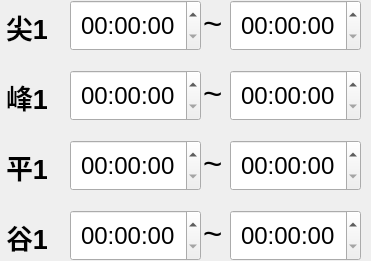
   <widget class="QFrame" name="frame">
    <property name="geometry">
     <rect>
      <x>30</x>
      <y>120</y>
      <width>371</width>
      <height>261</height>
     </rect>
    </property>
    <property name="styleSheet">
     <string notr="true">background-image: url(:/background/qrc/background/frame_white.png);</string>
    </property>
    <property name="frameShape">
     <enum>QFrame::NoFrame</enum>
    </property>
    <property name="frameShadow">
     <enum>QFrame::Plain</enum>
    </property>
    <widget class="QLabel" name="label_f1">
     <property name="geometry">
      <rect>
       <x>6</x>
       <y>146</y>
       <width>41</width>
       <height>41</height>
      </rect>
     </property>
     <property name="font">
      <font>
       <pointsize>20</pointsize>
       <weight>75</weight>
       <bold>true</bold>
      </font>
     </property>
     <property name="styleSheet">
      <string notr="true">background-image: url(:/background/qrc/background/frame_white.png);</string>
     </property>
     <property name="text">
      <string>平1</string>
     </property>
    </widget>
    <widget class="QLabel" name="label_4">
     <property name="geometry">
      <rect>
       <x>203</x>
       <y>143</y>
       <width>21</width>
       <height>41</height>
      </rect>
     </property>
     <property name="font">
      <font>
       <pointsize>25</pointsize>
       <weight>50</weight>
       <bold>false</bold>
      </font>
     </property>
     <property name="styleSheet">
      <string notr="true">background-image: url(:/background/qrc/background/frame_white.png);</string>
     </property>
     <property name="text">
      <string>~</string>
     </property>
    </widget>
    <widget class="QLabel" name="label_3">
     <property name="geometry">
      <rect>
       <x>203</x>
       <y>73</y>
       <width>21</width>
       <height>41</height>
      </rect>
     </property>
     <property name="font">
      <font>
       <pointsize>25</pointsize>
       <weight>50</weight>
       <bold>false</bold>
      </font>
     </property>
     <property name="styleSheet">
      <string notr="true">background-image: url(:/background/qrc/background/frame_white.png);</string>
     </property>
     <property name="text">
      <string>~</string>
     </property>
    </widget>
    <widget class="QLabel" name="label_2">
     <property name="geometry">
      <rect>
       <x>203</x>
       <y>3</y>
       <width>21</width>
       <height>41</height>
      </rect>
     </property>
     <property name="font">
      <font>
       <pointsize>25</pointsize>
       <weight>50</weight>
       <bold>false</bold>
      </font>
     </property>
     <property name="styleSheet">
      <string notr="true">background-image: url(:/background/qrc/background/frame_white.png);</string>
     </property>
     <property name="text">
      <string>~</string>
     </property>
    </widget>
    <widget class="QTimeEdit" name="timeEdit_t1_2">
     <property name="geometry">
      <rect>
       <x>230</x>
       <y>0</y>
       <width>131</width>
       <height>51</height>
      </rect>
     </property>
     <property name="font">
      <font>
       <pointsize>18</pointsize>
      </font>
     </property>
     <property name="alignment">
      <set>Qt::AlignCenter</set>
     </property>
    </widget>
    <widget class="QTimeEdit" name="timeEdit_p1_2">
     <property name="geometry">
      <rect>
       <x>230</x>
       <y>70</y>
       <width>131</width>
       <height>51</height>
      </rect>
     </property>
     <property name="font">
      <font>
       <pointsize>18</pointsize>
      </font>
     </property>
     <property name="alignment">
      <set>Qt::AlignCenter</set>
     </property>
    </widget>
    <widget class="QLabel" name="label_t1">
     <property name="geometry">
      <rect>
       <x>6</x>
       <y>6</y>
       <width>41</width>
       <height>41</height>
      </rect>
     </property>
     <property name="font">
      <font>
       <pointsize>20</pointsize>
       <weight>75</weight>
       <bold>true</bold>
      </font>
     </property>
     <property name="styleSheet">
      <string notr="true">background-image: url(:/background/qrc/background/frame_white.png);</string>
     </property>
     <property name="text">
      <string>尖1</string>
     </property>
    </widget>
    <widget class="QLabel" name="label_p1">
     <property name="geometry">
      <rect>
       <x>6</x>
       <y>76</y>
       <width>41</width>
       <height>41</height>
      </rect>
     </property>
     <property name="font">
      <font>
       <pointsize>20</pointsize>
       <weight>75</weight>
       <bold>true</bold>
      </font>
     </property>
     <property name="styleSheet">
      <string notr="true">background-image: url(:/background/qrc/background/frame_white.png);</string>
     </property>
     <property name="text">
      <string>峰1</string>
     </property>
    </widget>
    <widget class="QTimeEdit" name="timeEdit_p1_1">
     <property name="geometry">
      <rect>
       <x>70</x>
       <y>70</y>
       <width>131</width>
       <height>51</height>
      </rect>
     </property>
     <property name="font">
      <font>
       <pointsize>18</pointsize>
      </font>
     </property>
     <property name="alignment">
      <set>Qt::AlignCenter</set>
     </property>
    </widget>
    <widget class="QTimeEdit" name="timeEdit_f1_2">
     <property name="geometry">
      <rect>
       <x>230</x>
       <y>140</y>
       <width>131</width>
       <height>51</height>
      </rect>
     </property>
     <property name="font">
      <font>
       <pointsize>18</pointsize>
      </font>
     </property>
     <property name="alignment">
      <set>Qt::AlignCenter</set>
     </property>
    </widget>
    <widget class="QTimeEdit" name="timeEdit_t1_1">
     <property name="geometry">
      <rect>
       <x>70</x>
       <y>0</y>
       <width>131</width>
       <height>51</height>
      </rect>
     </property>
     <property name="font">
      <font>
       <pointsize>18</pointsize>
      </font>
     </property>
     <property name="alignment">
      <set>Qt::AlignCenter</set>
     </property>
    </widget>
    <widget class="QTimeEdit" name="timeEdit_f1_1">
     <property name="geometry">
      <rect>
       <x>70</x>
       <y>140</y>
       <width>131</width>
       <height>51</height>
      </rect>
     </property>
     <property name="font">
      <font>
       <pointsize>18</pointsize>
      </font>
     </property>
     <property name="alignment">
      <set>Qt::AlignCenter</set>
     </property>
    </widget>
    <widget class="QLabel" name="label_5">
     <property name="geometry">
      <rect>
       <x>203</x>
       <y>213</y>
       <width>21</width>
       <height>41</height>
      </rect>
     </property>
     <property name="font">
      <font>
       <pointsize>25</pointsize>
       <weight>50</weight>
       <bold>false</bold>
      </font>
     </property>
     <property name="styleSheet">
      <string notr="true">background-image: url(:/background/qrc/background/frame_white.png);</string>
     </property>
     <property name="text">
      <string>~</string>
     </property>
    </widget>
    <widget class="QTimeEdit" name="timeEdit_g1_2">
     <property name="geometry">
      <rect>
       <x>230</x>
       <y>210</y>
       <width>131</width>
       <height>51</height>
      </rect>
     </property>
     <property name="font">
      <font>
       <pointsize>18</pointsize>
      </font>
     </property>
     <property name="alignment">
      <set>Qt::AlignCenter</set>
     </property>
    </widget>
    <widget class="QTimeEdit" name="timeEdit_g1_1">
     <property name="geometry">
      <rect>
       <x>70</x>
       <y>210</y>
       <width>131</width>
       <height>51</height>
      </rect>
     </property>
     <property name="font">
      <font>
       <pointsize>18</pointsize>
      </font>
     </property>
     <property name="alignment">
      <set>Qt::AlignCenter</set>
     </property>
    </widget>
    <widget class="QLabel" name="label_g1">
     <property name="geometry">
      <rect>
       <x>6</x>
       <y>216</y>
       <width>41</width>
       <height>41</height>
      </rect>
     </property>
     <property name="font">
      <font>
       <pointsize>20</pointsize>
       <weight>75</weight>
       <bold>true</bold>
      </font>
     </property>
     <property name="styleSheet">
      <string notr="true">background-image: url(:/background/qrc/background/frame_white.png);</string>
     </property>
     <property name="text">
      <string>谷1</string>
     </property>
    </widget>
   </widget>
